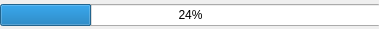
<?xml version="1.0" encoding="UTF-8"?>
<ui version="4.0">
 <class>ProgressBarDialog</class>
 <widget class="QDialog" name="ProgressBarDialog">
  <property name="geometry">
   <rect>
    <x>0</x>
    <y>0</y>
    <width>379</width>
    <height>29</height>
   </rect>
  </property>
  <property name="windowTitle">
   <string>Dialog</string>
  </property>
  <widget class="QWidget" name="verticalLayoutWidget">
   <property name="geometry">
    <rect>
     <x>0</x>
     <y>0</y>
     <width>381</width>
     <height>31</height>
    </rect>
   </property>
   <layout class="QVBoxLayout" name="verticalLayout">
    <item>
     <widget class="QProgressBar" name="progressBar">
      <property name="value">
       <number>24</number>
      </property>
     </widget>
    </item>
   </layout>
  </widget>
 </widget>
 <resources/>
 <connections/>
</ui>
